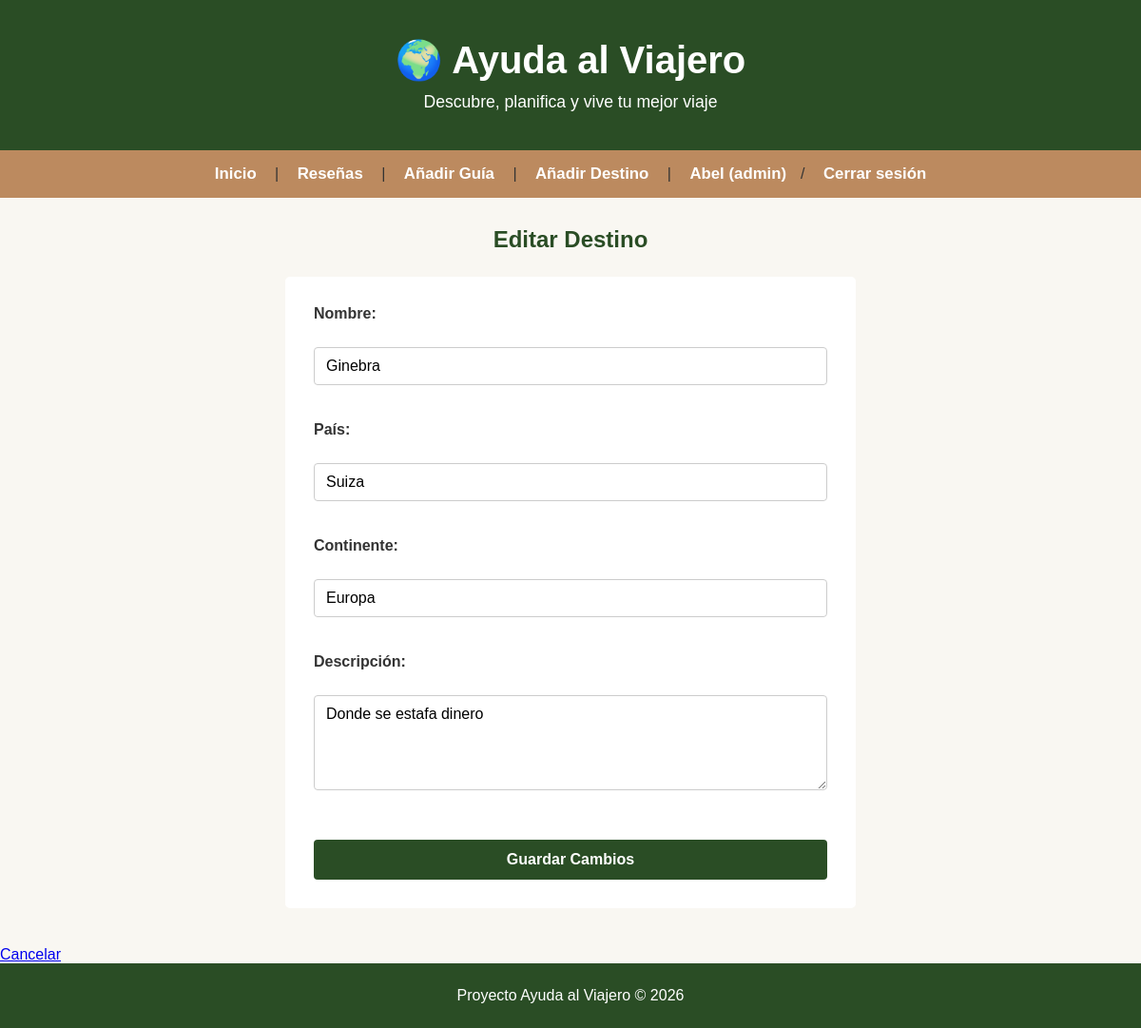
The app's page /Proyecto/index.php?accion=editarDestino&id=8 (signed in) with its own data.
### tables this page shows
CREATE TABLE `DESTINOS` (
  `Id_Destinos` int NOT NULL,
  `nombre` varchar(150) NOT NULL,
  `país` varchar(100) NOT NULL,
  `continente` varchar(100) NOT NULL,
  `descripción` text
);

### Proyecto/models/Connection.php (called while the page is built, shortened)
<?php
class Connection{
    protected $conn;
    private $archivoConf ="conf.json";
    private function enlazarConexion(){
        $confiData = file_get_contents($this->archivoConf);
        $array=json_decode($confiData, true);
        $dsn ="mysql:host=".$array['host']. ";dbname=".$array['db'];
        $this->conn = new PDO($dsn, $array["userName"], $array["password"]);
    }
    public function getConn()
    {
        return $this->conn;
    }
}

### Proyecto/models/GestorPDO.php (called while the page is built, shortened)
<?php
class GestorPDO extends Connection
{
    public function obtenerDestinoPorId($id)
    {
        $sql = "SELECT * FROM DESTINOS WHERE Id_Destinos = :id";
        $stmt = $this->getConn()->prepare($sql);
        $stmt->bindValue(':id', $id);
        $stmt->execute();
        return $stmt->fetch(PDO::FETCH_ASSOC);
    }
}

### Proyecto/views/editar_destino.php (the view, shortened to what this page needs)
<?php include __DIR__ . "/../_header.php"; ?>
<h2>Editar Destino</h2>
<form action="index.php?accion=editarDestino" method="POST">
    <label>Nombre:</label><br><input type="text" name="nombre" value="<?= $destino['nombre'] ?>" required><br><br>
    <label>País:</label><br><input type="text" name="pais" value="<?= $destino['país'] ?>" required><br><br>
    <label>Continente:</label><br><input type="text" name="continente" value="<?= $destino['continente'] ?>" required><br><br>
    <label>Descripción:</label><br><textarea name="descripcion" rows="4" required><?= $destino['descripción'] ?></textarea><br><br>
    <button type="submit">Guardar Cambios</button>
</form>
<a href="index.php">Cancelar</a>
<?php include __DIR__ . "/../_footer.php"; ?>

### Proyecto/css/estilos.css (style rules this page uses)
* { margin: 0; padding: 0; box-sizing: border-box; font-family: Arial, Helvetica, sans-serif; }
body { background-color: #F9F7F2; color: #333333; }
h2 { text-align: center; margin-top: 30px; margin-bottom: 15px; color: #333333; }
form { background-color: #ffffff; max-width: 600px; margin: 0 auto 40px auto; padding: 30px; border-radius: 5px; }
h1.form-title, h2 { color: #2a4d25; text-align: center; margin-bottom: 25px; }
form label { display: block; font-weight: bold; margin-bottom: 8px; color: #333; }
form input[type="text"], form input[type="number"], form select, form textarea { width: 100%; padding: 10px 12px; margin-bottom: 20px; border: 1px solid #ccc; border-radius: 4px; font-size: 1rem; }
form textarea { min-height: 100px; resize: vertical; }
form input[type="submit"], form button[type="submit"] { background-color: #2a4d25; color: #ffffff; font-weight: bold; font-size: 1rem; padding: 12px 20px; border: none; border-radius: 4px; width: 100%; margin-top: 10px; }

### records on screen
destinos: nombre "Ginebra", pais "Suiza", continente "Europa", descripcion "Donde se estafa dinero"

### other values on screen
$_SESSION['usuario_nombre'] "Abel"
$_SESSION['rol'] "admin"
